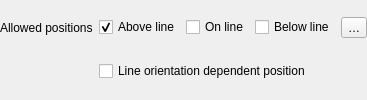
                          <widget class="QFrame" name="mPlacementLineFrame">
                           <property name="minimumSize">
                            <size>
                             <width>0</width>
                             <height>0</height>
                            </size>
                           </property>
                           <property name="toolTip">
                            <string>Allowed label placement for lines. At least one position must be selected.</string>
                           </property>
                           <property name="frameShape">
                            <enum>QFrame::NoFrame</enum>
                           </property>
                           <property name="frameShadow">
                            <enum>QFrame::Raised</enum>
                           </property>
                           <layout class="QGridLayout" name="gridLayout_10">
                            <property name="leftMargin">
                             <number>0</number>
                            </property>
                            <property name="topMargin">
                             <number>0</number>
                            </property>
                            <property name="rightMargin">
                             <number>0</number>
                            </property>
                            <property name="bottomMargin">
                             <number>0</number>
                            </property>
                            <item row="1" column="1">
                             <widget class="QCheckBox" name="chkLineOrientationDependent">
                              <property name="text">
                               <string>Line orientation dependent position</string>
                              </property>
                             </widget>
                            </item>
                            <item row="0" column="1">
                             <layout class="QHBoxLayout" name="horizontalLayout">
                              <item>
                               <widget class="QCheckBox" name="chkLineAbove">
                                <property name="sizePolicy">
                                 <sizepolicy hsizetype="Maximum" vsizetype="Fixed">
                                  <horstretch>0</horstretch>
                                  <verstretch>0</verstretch>
                                 </sizepolicy>
                                </property>
                                <property name="text">
                                 <string>Above line</string>
                                </property>
                                <property name="checked">
                                 <bool>true</bool>
                                </property>
                               </widget>
                              </item>
                              <item>
                               <widget class="QCheckBox" name="chkLineOn">
                                <property name="sizePolicy">
                                 <sizepolicy hsizetype="Maximum" vsizetype="Fixed">
                                  <horstretch>0</horstretch>
                                  <verstretch>0</verstretch>
                                 </sizepolicy>
                                </property>
                                <property name="text">
                                 <string>On line</string>
                                </property>
                               </widget>
                              </item>
                              <item>
                               <widget class="QCheckBox" name="chkLineBelow">
                                <property name="text">
                                 <string>Below line</string>
                                </property>
                               </widget>
                              </item>
                              <item>
                               <widget class="QgsPropertyOverrideButton" name="mLinePlacementFlagsDDBtn">
                                <property name="text">
                                 <string>…</string>
                                </property>
                               </widget>
                              </item>
                             </layout>
                            </item>
                            <item row="0" column="0">
                             <widget class="QLabel" name="label_13">
                              <property name="sizePolicy">
                               <sizepolicy hsizetype="Maximum" vsizetype="Preferred">
                                <horstretch>0</horstretch>
                                <verstretch>0</verstretch>
                               </sizepolicy>
                              </property>
                              <property name="text">
                               <string>Allowed positions</string>
                              </property>
                             </widget>
                            </item>
                           </layout>
                          </widget>
